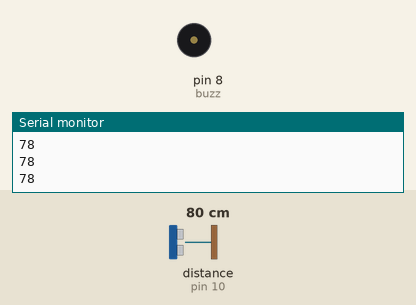
Simulated run of this sketch. Board: Arduino Uno, built with avr-gcc and run on an emulated ATmega328P. On the bench: buzzer (waves = sounding, pin HIGH), the last lines printed to the serial monitor. Wiring (inferred from the names in the program): ultrasonic range finder: trigger pin 12; echo pin 10. The inputs (shaded band) are chosen by the test bench; at power-on: distance to the obstacle (sensor on pin 10) 80 cm. The echo pulse lasts 58.3 µs per cm; pins used as bus, display or sensor lines are not drawn.

Above: at 1.2 s.
1.3 s: distance to the obstacle (sensor on pin 10) set to 35 cm
2.8 s: distance to the obstacle (sensor on pin 10) set to 28 cm
At 4.0 s:
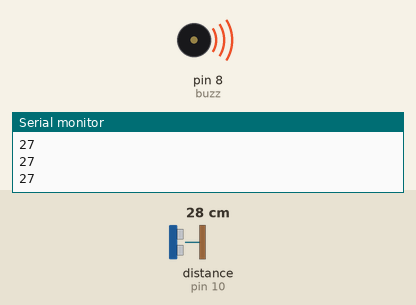
4.3 s: distance to the obstacle (sensor on pin 10) set to 60 cm
At 4.8 s:
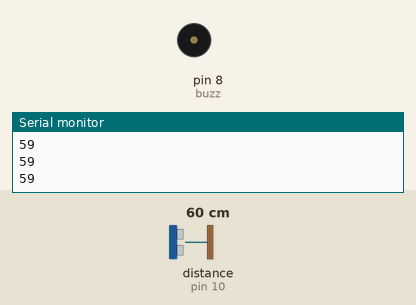
5.8 s: distance to the obstacle (sensor on pin 10) set to 2 cm
At 6.4 s:
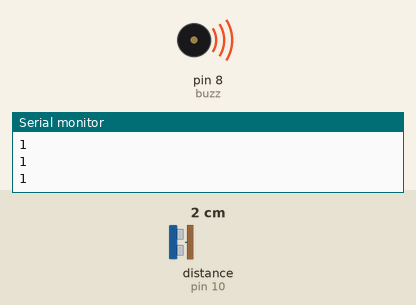
Timing chart, 0 to 8.3 s (numbered marks = the images above; inputs shaded):
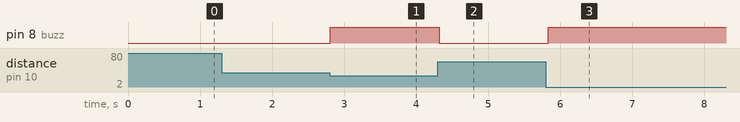

The sketch:

Arduino.ino
```cpp
int trigPin = 12;
int echoPin = 10;
int buzz = 8;

long duration;
int distance;

void setup() {
  pinMode(trigPin, OUTPUT);
  pinMode(echoPin, INPUT);
  pinMode(buzz, OUTPUT);
  Serial.begin(9600);
}

void loop() {
  digitalWrite(trigPin, LOW);
  delayMicroseconds(2);
  digitalWrite(trigPin, HIGH);
  delayMicroseconds(10);
  digitalWrite(trigPin, LOW);

  duration = pulseIn(echoPin, HIGH);
  distance = duration * 0.034 / 2;

  if (distance <= 30) {
    digitalWrite(buzz, HIGH);
  } else {
    digitalWrite(buzz, LOW);
  }
  Serial.println(distance);
  delay(50);
}
```

Measured:
- the behaviour switches between 32 and 31 cm on distance to the obstacle (sensor on pin 10) (found by bisection; images 0 and 1)
- after the input at 2.8 s, pin 8 (buzz): LOW → HIGH at once
- after the input at 4.3 s, pin 8 (buzz): HIGH → LOW at once
- after the input at 5.8 s, pin 8 (buzz): LOW → HIGH at once
